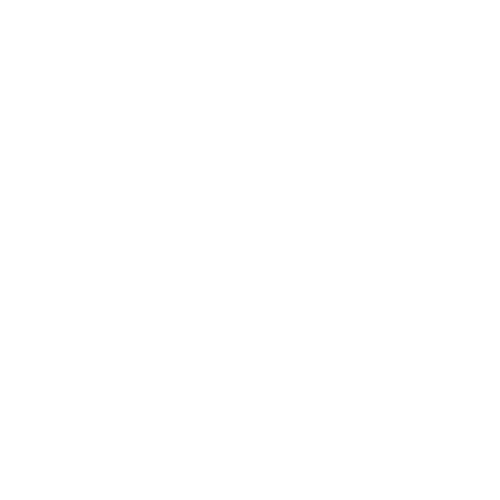
Frame 1 (no input)
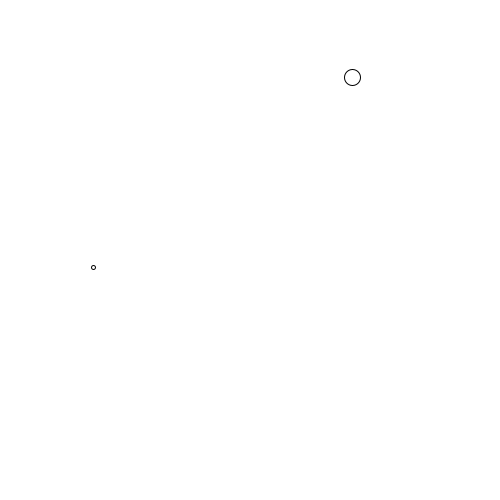
Frame 60 (the mouse pressed at the canvas centre just before this capture)
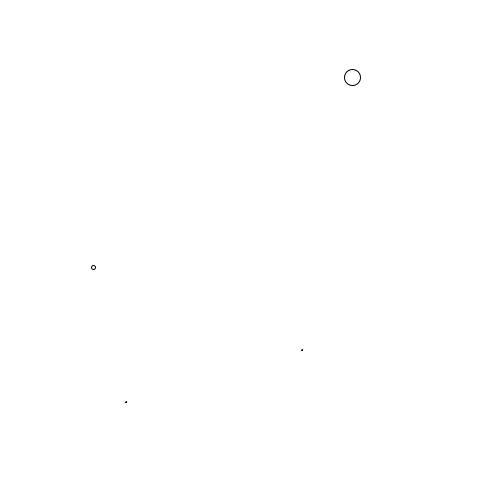
Frame 120 (the mouse held since frame 60 and released just before this capture)

The Processing sketch that drew these frames (run headless with seeded random() and noise(); from frame 60 on, the mouse is pressed at the canvas centre):

// Processing sketch: probabilidadMontecarloCustom_00
// ── probabilidadMontecarloCustom_00.pde
int x;
int y;
int c = 0;
void setup() {
  size(500, 500);
  background(255);
}

void draw() {
  step();
  if (c == 1000) {
    noLoop();
  }
}

void step() {
  int r1 = int(random(5));
  int p = r1*r1;
  int r2 = int(random(0, 25));

  if (p == r2) {
    x = int(random(50, width-50));
    y = int(random(50, height-50));
    ellipse(x, y, r2, r2);
    c = c+1;
    println(c);
  }
}
